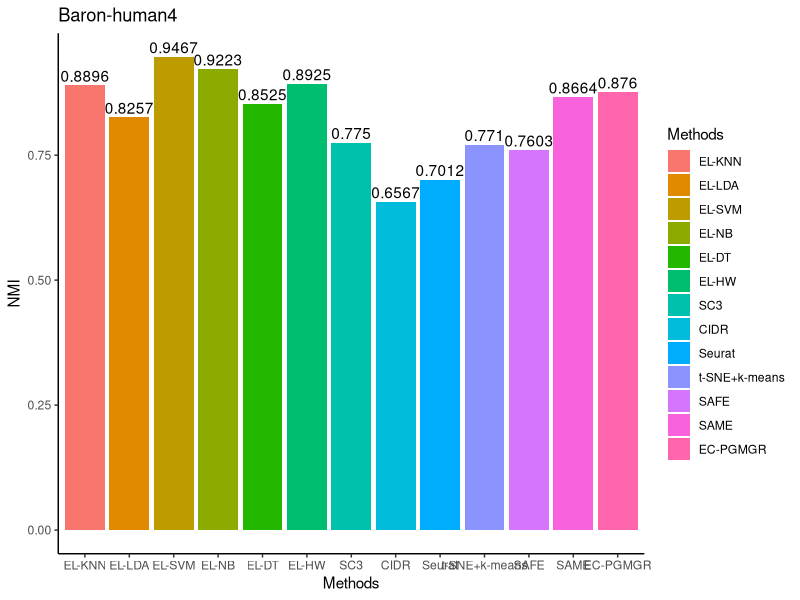
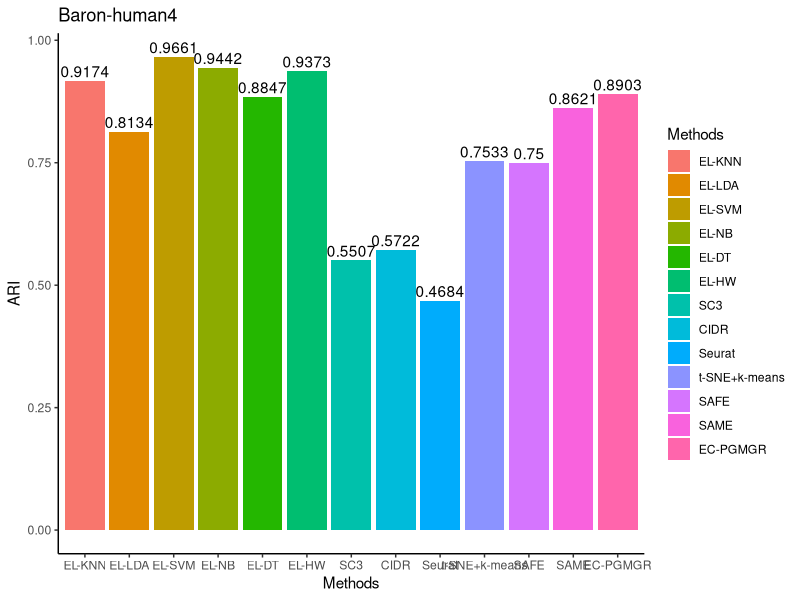

Reproduce these figures in R, in order.
library(ggplot2)
library(gridExtra)

# Baron-human4-NMI
df <- read.table(header=TRUE, text='
 Methods Methods  NMI
  EL-KNN  EL-KNN   0.8896
  EL-LDA  EL-LDA   0.8257
  EL-SVM  EL-SVM   0.9467
  EL-NB   EL-NB    0.9223
  EL-DT   EL-DT    0.8525
  EL-HW   EL-HW    0.8925
  SC3     SC3      0.775
  CIDR    CIDR     0.6567
  Seurat  Seurat   0.7012
  t-SNE+k-means t-SNE+k-means 0.771
  SAFE    SAFE     0.7603
  SAME    SAME     0.8664
  EC-PGMGR EC-PGMGR 0.876
')  
df$Methods = factor(df$Methods, levels = c("EL-KNN", "EL-LDA", "EL-SVM", 
                                           "EL-NB","EL-DT", "EL-HW", "SC3", 
                                           "CIDR", "Seurat", "t-SNE+k-means",
                                           "SAFE", "SAME", "EC-PGMGR"))
ggplot(df, aes(x=Methods, y=NMI, fill=Methods), width = 0.35) + 
  geom_col(data = df, position = "dodge") + theme_classic() + 
  ggtitle("Baron-human4") + 
  geom_text(label = df$NMI, position = position_dodge(0.9), vjust = -0.3)

# Baron-human4-ARI
df <- read.table(header=TRUE, text='
 Methods Methods  ARI
  EL-KNN  EL-KNN   0.9174
  EL-LDA  EL-LDA   0.8134
  EL-SVM  EL-SVM   0.9661
  EL-NB   EL-NB    0.9442
  EL-DT   EL-DT    0.8847
  EL-HW   EL-HW    0.9373
  SC3     SC3      0.5507
  CIDR    CIDR     0.5722
  Seurat  Seurat   0.4684
  t-SNE+k-means t-SNE+k-means 0.7533
  SAFE    SAFE     0.75
  SAME    SAME     0.8621
  EC-PGMGR EC-PGMGR 0.8903
')

df$Methods = factor(df$Methods, levels = c("EL-KNN", "EL-LDA", "EL-SVM", 
                                           "EL-NB","EL-DT", "EL-HW", "SC3", 
                                           "CIDR", "Seurat", "t-SNE+k-means",
                                           "SAFE", "SAME", "EC-PGMGR"))

ggplot(df, aes(x=Methods, y=ARI, fill=Methods), width = 0.35) + 
  geom_col(data = df, position = "dodge") + theme_classic() + 
  ggtitle("Baron-human4") + 
  geom_text(label = df$ARI, position = position_dodge(0.9), vjust = -0.3)
